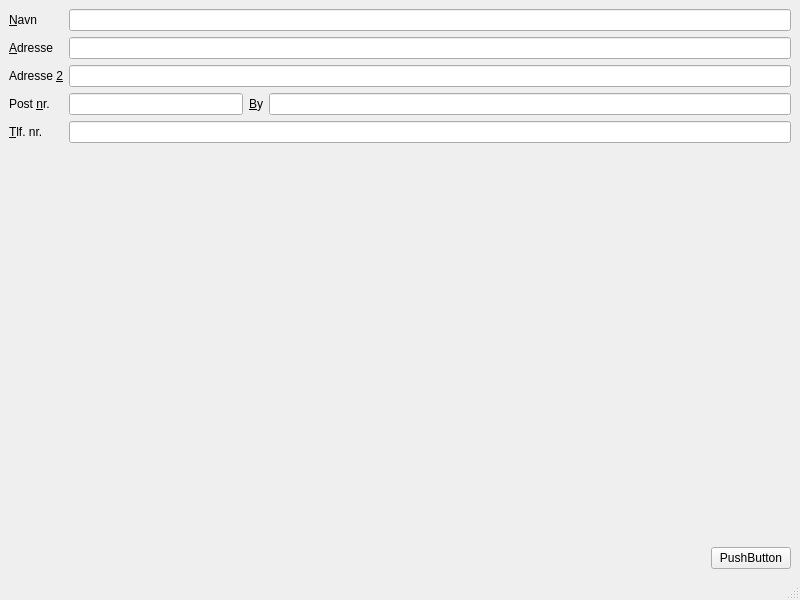
<?xml version="1.0" encoding="UTF-8"?>
<ui version="4.0">
 <class>MainWindow</class>
 <widget class="QMainWindow" name="MainWindow">
  <property name="geometry">
   <rect>
    <x>0</x>
    <y>0</y>
    <width>800</width>
    <height>600</height>
   </rect>
  </property>
  <property name="windowTitle">
   <string>MainWindow</string>
  </property>
  <widget class="QWidget" name="centralwidget">
   <layout class="QVBoxLayout" name="verticalLayout">
    <item>
     <layout class="QFormLayout" name="formLayout">
      <item row="0" column="0">
       <widget class="QLabel" name="lblName">
        <property name="text">
         <string>&amp;Navn</string>
        </property>
        <property name="buddy">
         <cstring>leName</cstring>
        </property>
       </widget>
      </item>
      <item row="0" column="1">
       <widget class="QLineEdit" name="leName"/>
      </item>
      <item row="1" column="0">
       <widget class="QLabel" name="lblAddress">
        <property name="text">
         <string>&amp;Adresse</string>
        </property>
        <property name="buddy">
         <cstring>leAddress</cstring>
        </property>
       </widget>
      </item>
      <item row="1" column="1">
       <widget class="QLineEdit" name="leAddress"/>
      </item>
      <item row="2" column="0">
       <widget class="QLabel" name="lblAddress2">
        <property name="text">
         <string>Adresse &amp;2</string>
        </property>
        <property name="buddy">
         <cstring>leAddress2</cstring>
        </property>
       </widget>
      </item>
      <item row="2" column="1">
       <widget class="QLineEdit" name="leAddress2"/>
      </item>
      <item row="3" column="1">
       <layout class="QHBoxLayout" name="horizontalLayout">
        <item>
         <widget class="QLineEdit" name="leZipcode">
          <property name="sizePolicy">
           <sizepolicy hsizetype="Expanding" vsizetype="Fixed">
            <horstretch>1</horstretch>
            <verstretch>0</verstretch>
           </sizepolicy>
          </property>
         </widget>
        </item>
        <item>
         <widget class="QLabel" name="lblCity">
          <property name="styleSheet">
           <string notr="true">margin-left:2em</string>
          </property>
          <property name="text">
           <string>&amp;By</string>
          </property>
          <property name="buddy">
           <cstring>leCity</cstring>
          </property>
         </widget>
        </item>
        <item>
         <widget class="QLineEdit" name="leCity">
          <property name="sizePolicy">
           <sizepolicy hsizetype="Expanding" vsizetype="Fixed">
            <horstretch>3</horstretch>
            <verstretch>0</verstretch>
           </sizepolicy>
          </property>
         </widget>
        </item>
       </layout>
      </item>
      <item row="3" column="0">
       <widget class="QLabel" name="lblZipcode">
        <property name="text">
         <string>Post &amp;nr.</string>
        </property>
        <property name="buddy">
         <cstring>leZipcode</cstring>
        </property>
       </widget>
      </item>
      <item row="4" column="0">
       <widget class="QLabel" name="lblPhone">
        <property name="text">
         <string>&amp;Tlf. nr.</string>
        </property>
        <property name="buddy">
         <cstring>lePhone</cstring>
        </property>
       </widget>
      </item>
      <item row="4" column="1">
       <widget class="QLineEdit" name="lePhone"/>
      </item>
     </layout>
    </item>
    <item>
     <spacer name="verticalSpacer">
      <property name="orientation">
       <enum>Qt::Vertical</enum>
      </property>
      <property name="sizeHint" stdset="0">
       <size>
        <width>20</width>
        <height>40</height>
       </size>
      </property>
     </spacer>
    </item>
    <item>
     <layout class="QHBoxLayout" name="horizontalLayout_2">
      <item>
       <spacer name="spcrBtnbar">
        <property name="orientation">
         <enum>Qt::Horizontal</enum>
        </property>
        <property name="sizeHint" stdset="0">
         <size>
          <width>40</width>
          <height>20</height>
         </size>
        </property>
       </spacer>
      </item>
      <item>
       <widget class="QPushButton" name="pushButton">
        <property name="text">
         <string>PushButton</string>
        </property>
       </widget>
      </item>
     </layout>
    </item>
   </layout>
  </widget>
  <widget class="QMenuBar" name="menubar">
   <property name="geometry">
    <rect>
     <x>0</x>
     <y>0</y>
     <width>800</width>
     <height>21</height>
    </rect>
   </property>
  </widget>
  <widget class="QStatusBar" name="statusbar"/>
 </widget>
 <tabstops>
  <tabstop>leName</tabstop>
  <tabstop>leAddress</tabstop>
  <tabstop>leAddress2</tabstop>
  <tabstop>leZipcode</tabstop>
  <tabstop>leCity</tabstop>
  <tabstop>lePhone</tabstop>
 </tabstops>
 <resources/>
 <connections>
  <connection>
   <sender>leName</sender>
   <signal>returnPressed()</signal>
   <receiver>leAddress</receiver>
   <slot>setFocus()</slot>
   <hints>
    <hint type="sourcelabel">
     <x>427</x>
     <y>42</y>
    </hint>
    <hint type="destinationlabel">
     <x>427</x>
     <y>72</y>
    </hint>
   </hints>
  </connection>
  <connection>
   <sender>leAddress</sender>
   <signal>returnPressed()</signal>
   <receiver>leAddress2</receiver>
   <slot>setFocus()</slot>
   <hints>
    <hint type="sourcelabel">
     <x>427</x>
     <y>72</y>
    </hint>
    <hint type="destinationlabel">
     <x>427</x>
     <y>102</y>
    </hint>
   </hints>
  </connection>
  <connection>
   <sender>leAddress2</sender>
   <signal>returnPressed()</signal>
   <receiver>leZipcode</receiver>
   <slot>setFocus()</slot>
   <hints>
    <hint type="sourcelabel">
     <x>427</x>
     <y>102</y>
    </hint>
    <hint type="destinationlabel">
     <x>149</x>
     <y>133</y>
    </hint>
   </hints>
  </connection>
  <connection>
   <sender>leName</sender>
   <signal>returnPressed()</signal>
   <receiver>leAddress</receiver>
   <slot>selectAll()</slot>
   <hints>
    <hint type="sourcelabel">
     <x>427</x>
     <y>42</y>
    </hint>
    <hint type="destinationlabel">
     <x>427</x>
     <y>72</y>
    </hint>
   </hints>
  </connection>
  <connection>
   <sender>leAddress</sender>
   <signal>returnPressed()</signal>
   <receiver>leAddress2</receiver>
   <slot>selectAll()</slot>
   <hints>
    <hint type="sourcelabel">
     <x>427</x>
     <y>72</y>
    </hint>
    <hint type="destinationlabel">
     <x>427</x>
     <y>102</y>
    </hint>
   </hints>
  </connection>
  <connection>
   <sender>leAddress2</sender>
   <signal>returnPressed()</signal>
   <receiver>leZipcode</receiver>
   <slot>selectAll()</slot>
   <hints>
    <hint type="sourcelabel">
     <x>427</x>
     <y>102</y>
    </hint>
    <hint type="destinationlabel">
     <x>149</x>
     <y>133</y>
    </hint>
   </hints>
  </connection>
  <connection>
   <sender>leZipcode</sender>
   <signal>returnPressed()</signal>
   <receiver>leCity</receiver>
   <slot>setFocus()</slot>
   <hints>
    <hint type="sourcelabel">
     <x>149</x>
     <y>133</y>
    </hint>
    <hint type="destinationlabel">
     <x>541</x>
     <y>133</y>
    </hint>
   </hints>
  </connection>
  <connection>
   <sender>leZipcode</sender>
   <signal>returnPressed()</signal>
   <receiver>leCity</receiver>
   <slot>selectAll()</slot>
   <hints>
    <hint type="sourcelabel">
     <x>149</x>
     <y>133</y>
    </hint>
    <hint type="destinationlabel">
     <x>541</x>
     <y>133</y>
    </hint>
   </hints>
  </connection>
  <connection>
   <sender>leCity</sender>
   <signal>returnPressed()</signal>
   <receiver>lePhone</receiver>
   <slot>setFocus()</slot>
   <hints>
    <hint type="sourcelabel">
     <x>541</x>
     <y>133</y>
    </hint>
    <hint type="destinationlabel">
     <x>427</x>
     <y>164</y>
    </hint>
   </hints>
  </connection>
  <connection>
   <sender>leCity</sender>
   <signal>returnPressed()</signal>
   <receiver>lePhone</receiver>
   <slot>selectAll()</slot>
   <hints>
    <hint type="sourcelabel">
     <x>541</x>
     <y>133</y>
    </hint>
    <hint type="destinationlabel">
     <x>427</x>
     <y>164</y>
    </hint>
   </hints>
  </connection>
  <connection>
   <sender>lePhone</sender>
   <signal>returnPressed()</signal>
   <receiver>leName</receiver>
   <slot>setFocus()</slot>
   <hints>
    <hint type="sourcelabel">
     <x>427</x>
     <y>164</y>
    </hint>
    <hint type="destinationlabel">
     <x>427</x>
     <y>42</y>
    </hint>
   </hints>
  </connection>
  <connection>
   <sender>lePhone</sender>
   <signal>returnPressed()</signal>
   <receiver>leName</receiver>
   <slot>selectAll()</slot>
   <hints>
    <hint type="sourcelabel">
     <x>427</x>
     <y>164</y>
    </hint>
    <hint type="destinationlabel">
     <x>427</x>
     <y>42</y>
    </hint>
   </hints>
  </connection>
 </connections>
</ui>
